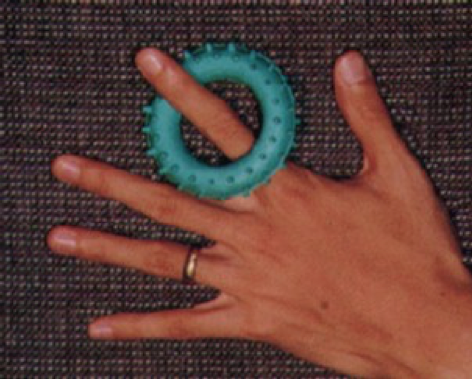
%> input picture image12.png, 472 x 379 px
$ octave Kmeans.m   (GNU Octave 9; MATLAB toolbox functions it lacks are replaced by stand-ins)
%> lines starting %> are read from the running program, lines starting %| are printed output that depends on the picture
% Load in an input image
im = imread('image12.png');
%> im is the input picture: size 379x472x3 uint8; mean R, G, B 94.5, 62.3, 55.2

% We also cast to a double array, because K-means requires it in matlab
imflat = double(reshape(im, size(im,1) * size(im,2), 3));


K = 3
[kIDs, kC] = kmeans(imflat, K, 'Display', 'iter', 'MaxIter', 150, 'Start', 'sample');
%> kC = [68.5 102.6 103.4; 159.7 86.31 65.53; 53.46 38.63 39.78]

colormap = kC / 256; % Scale 0-1, since this is what matlab wants
%> colormap = [0.268 0.401 0.404; 0.624 0.337 0.256; 0.209 0.151 0.155]

% Reshape kIDs back into the original image shape
imout = reshape(uint8(kIDs), size(im,1), size(im,2));
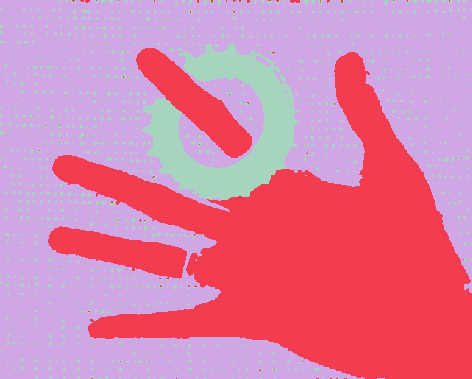
%> imout: size 379x472 uint8; 3 distinct labels, from 1 to 3; one colour per label, 0 black

imwrite(imout - 1, colormap, 'image6.jpg');
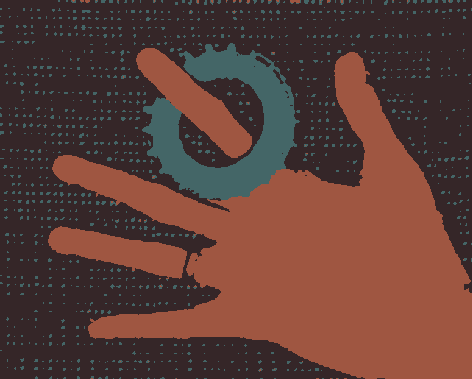
%> saved as image6.jpg: size 379x472x3 uint8; mean R, G, B 93.9, 61.7, 55.1

$ run again, with image10.png copied over image12.png
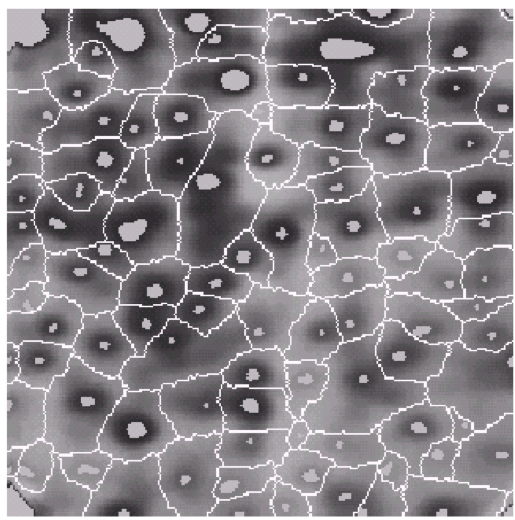
%> input picture image10.png, 515 x 520 px
%> im is the input picture: size 520x515x3 uint8; mean R, G, B 134.1, 130.4, 134.1
%> kC = [227.6 222.9 227.6; 144.2 140.3 144.2; 86.75 83.61 86.75]
%> colormap = [0.889 0.871 0.889; 0.563 0.548 0.563; 0.339 0.327 0.339]
%> `imout = reshape(uint8(kIDs), size(im,1), size(im,2));`:
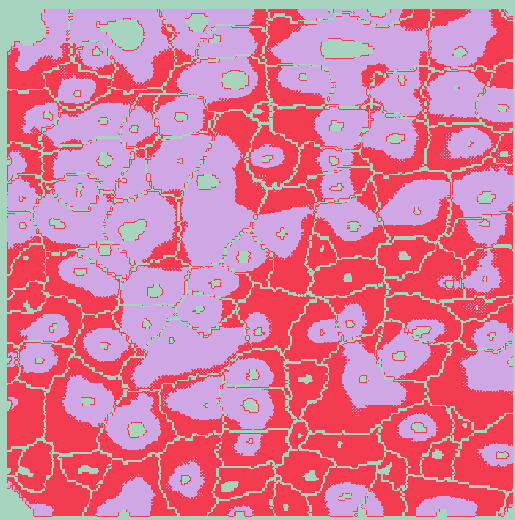
%> imout: size 520x515 uint8; 3 distinct labels, from 1 to 3; one colour per label, 0 black
%> `imwrite(imout - 1, colormap, 'image6.jpg');`:
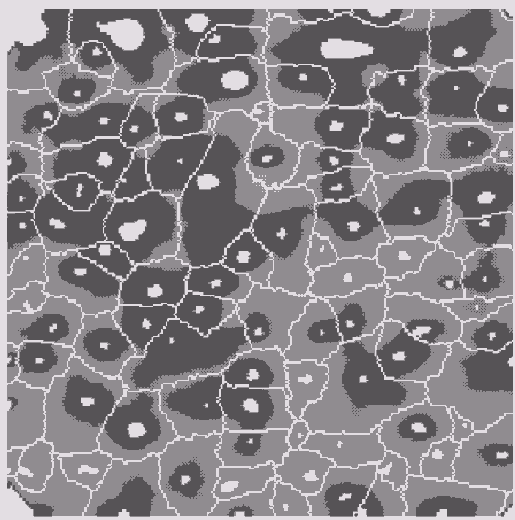
%> saved as image6.jpg: size 520x515x3 uint8; mean R, G, B 133.7, 129.9, 133.7

$ run again, with image11.png copied over image12.png
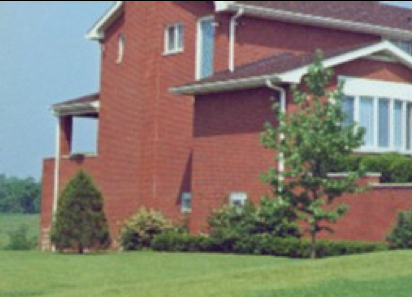
%> input picture image11.png, 412 x 297 px
%> im is the input picture: size 297x412x3 uint8; mean R, G, B 131.4, 123.9, 110.8
%> kC = [164.5 192.9 207.2; 82.61 74.41 68.18; 143.8 124.2 98.26]
%> colormap = [0.643 0.754 0.809; 0.323 0.291 0.266; 0.562 0.485 0.384]
%> `imout = reshape(uint8(kIDs), size(im,1), size(im,2));`:
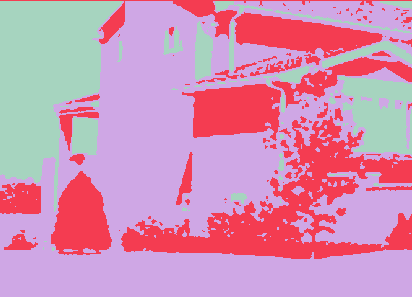
%> imout: size 297x412 uint8; 3 distinct labels, from 1 to 3; one colour per label, 0 black
%> `imwrite(imout - 1, colormap, 'image6.jpg');`:
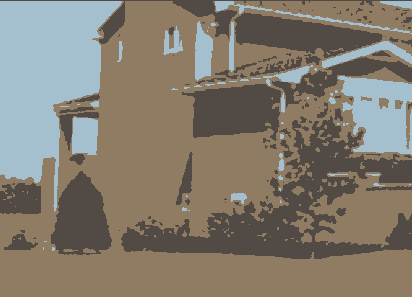
%> saved as image6.jpg: size 297x412x3 uint8; mean R, G, B 130.7, 123.5, 110.4

$ run again, with image1.jpg saved as image12.png
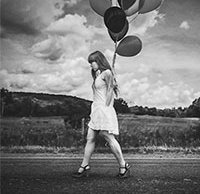
%> input picture image1.jpg, 200 x 194 px
%> im is the input picture: size 194x200x3 uint8; min 0, max 255, mean 121
%> kC = [123.5 123.5 123.5; 58.4 58.4 58.4; 196.3 196.3 196.3]
%> colormap = [0.483 0.483 0.483; 0.228 0.228 0.228; 0.767 0.767 0.767]
%> `imout = reshape(uint8(kIDs), size(im,1), size(im,2));`:
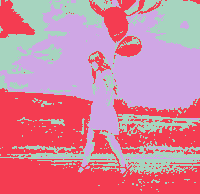
%> imout: size 194x200 uint8; 3 distinct labels, from 1 to 3; one colour per label, 0 black
%> `imwrite(imout - 1, colormap, 'image6.jpg');`:
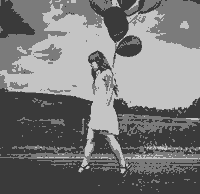
%> saved as image6.jpg: size 194x200x3 uint8; min 58, max 196, mean 120.6
